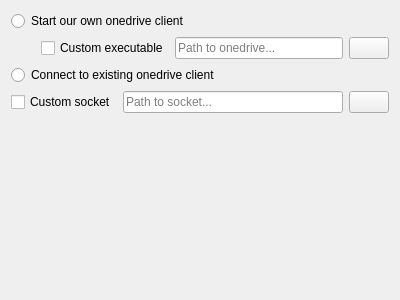
<?xml version="1.0" encoding="UTF-8"?>
<ui version="4.0">
 <class>SettingsWidget</class>
 <widget class="QWidget" name="SettingsWidget">
  <property name="geometry">
   <rect>
    <x>0</x>
    <y>0</y>
    <width>400</width>
    <height>300</height>
   </rect>
  </property>
  <property name="windowTitle">
   <string>Form</string>
  </property>
  <layout class="QVBoxLayout" name="mainLayout">
   <item>
    <widget class="QRadioButton" name="startOwnOneDrive">
     <property name="text">
      <string>Start our own onedrive client</string>
     </property>
     <attribute name="buttonGroup">
      <string notr="true">oneDriveProcess</string>
     </attribute>
    </widget>
   </item>
   <item>
    <layout class="QHBoxLayout" name="customOneDriveLayout">
     <property name="leftMargin">
      <number>30</number>
     </property>
     <item>
      <widget class="QCheckBox" name="useCustomOneDrive">
       <property name="text">
        <string>Custom executable</string>
       </property>
      </widget>
     </item>
     <item>
      <widget class="QLineEdit" name="customOneDrivePath">
       <property name="placeholderText">
        <string>Path to onedrive...</string>
       </property>
      </widget>
     </item>
     <item>
      <widget class="QPushButton" name="chooseCustomOneDrivePath">
       <property name="text">
        <string/>
       </property>
       <property name="icon">
        <iconset theme="document-open">
         <normaloff>.</normaloff>.</iconset>
       </property>
      </widget>
     </item>
    </layout>
   </item>
   <item>
    <widget class="QRadioButton" name="connectToExistingOneDrive">
     <property name="text">
      <string>Connect to existing onedrive client</string>
     </property>
     <attribute name="buttonGroup">
      <string notr="true">oneDriveProcess</string>
     </attribute>
    </widget>
   </item>
   <item>
    <layout class="QHBoxLayout" name="customSocketLayout">
     <property name="leftMargin">
      <number>0</number>
     </property>
     <item>
      <widget class="QCheckBox" name="useCustomSocket">
       <property name="text">
        <string>Custom socket</string>
       </property>
      </widget>
     </item>
     <item>
      <widget class="QLineEdit" name="customSocketPath">
       <property name="toolTip">
        <string>Use this if onedrive is already running and is not using the default socket path, or if you want to start our own instance of onedrive with a custom socket path.</string>
       </property>
       <property name="placeholderText">
        <string>Path to socket...</string>
       </property>
      </widget>
     </item>
     <item>
      <widget class="QPushButton" name="chooseCustomSocketPath">
       <property name="text">
        <string/>
       </property>
       <property name="icon">
        <iconset theme="document-open">
         <normaloff>.</normaloff>.</iconset>
       </property>
      </widget>
     </item>
    </layout>
   </item>
   <item>
    <spacer name="mainSpacer">
     <property name="orientation">
      <enum>Qt::Vertical</enum>
     </property>
     <property name="sizeHint" stdset="0">
      <size>
       <width>20</width>
       <height>40</height>
      </size>
     </property>
    </spacer>
   </item>
  </layout>
 </widget>
 <resources/>
 <connections/>
 <buttongroups>
  <buttongroup name="oneDriveProcess"/>
 </buttongroups>
</ui>
